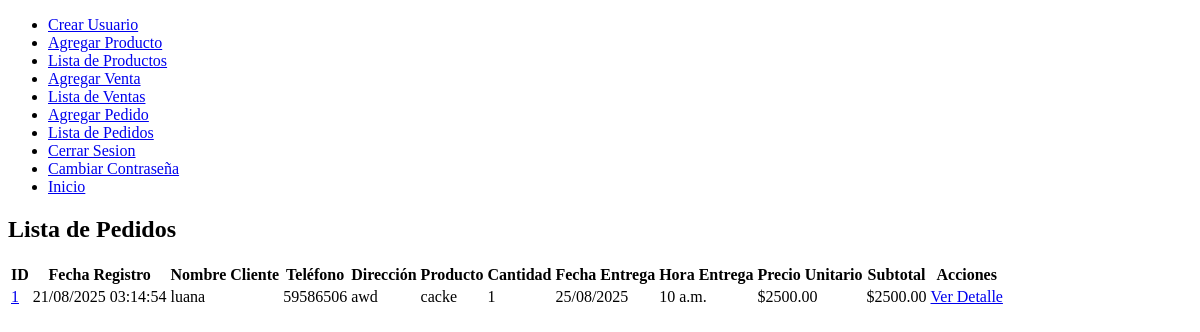
Before: /lista_pedidos/ (signed in) with the older database file.
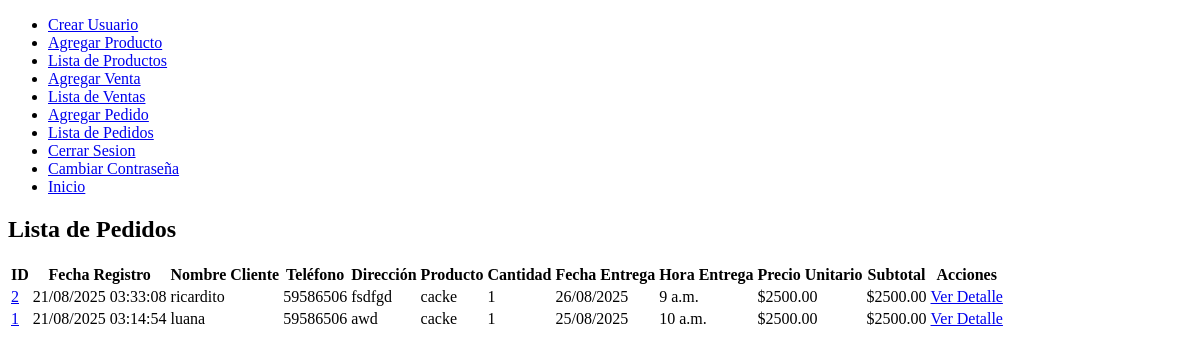
After: the same page with the newer database file.
### app/models.py (models this page shows, shortened)
class Pedido(models.Model):
    fecha = models.DateTimeField(auto_now_add=True)
    cliente_nombre = models.CharField(max_length=255)
    cliente_telefono = models.CharField(max_length=15)
    direccion = models.TextField()
    fecha_entrega = models.DateField()
    hora_entrega = models.TimeField()
    total = models.DecimalField(max_digits=10, decimal_places=2, default=0)
    productos = models.ManyToManyField(Producto, through='DetallePedido')

class DetallePedido(models.Model):
    pedido = models.ForeignKey(Pedido, on_delete=models.CASCADE)
    producto = models.ForeignKey(Producto, on_delete=models.CASCADE)
    cantidad = models.PositiveIntegerField()
    precio_unitario = models.DecimalField(max_digits=10, decimal_places=2)

class Producto(models.Model):
    nombre = models.CharField(max_length=255)
    descripcion = models.TextField()
    precio_venta = models.DecimalField(max_digits=10, decimal_places=2)
    cantidad_stock = models.PositiveIntegerField(default=0)
    categoria = models.CharField(max_length=100, null=True, blank=True)

### app/views.py (the view)
# urls.py: path('lista_pedidos/', views.lista_pedidos, name='lista_pedidos'),
@login_required
def lista_pedidos(request):
    pedidos = Pedido.objects.all().order_by('-fecha')
    pedidos_con_detalle = []
    for pedido in pedidos:
        detalles = []
        for detalle in pedido.detallepedido_set.all():
            detalles.append({
                'detalle': detalle,
                'total_producto': detalle.cantidad * detalle.precio_unitario
            })
        pedidos_con_detalle.append({
            'pedido': pedido,
            'detalles': detalles
        })
    return render(request, 'lista_pedidos.html', {
        'pedidos_con_detalle': pedidos_con_detalle
    })

### punto_de_venta/templates/lista_pedidos.html
{% extends "base.html" %}
{% block content %}
<h2>Lista de Pedidos</h2>
<table>
    <thead>
        <tr>
            <th>ID</th>
            <th>Fecha Registro</th>
            <th>Nombre Cliente</th>
            <th>Teléfono</th>
            <th>Dirección</th>
            <th>Producto</th>
            <th>Cantidad</th>
            <th>Fecha Entrega</th>
            <th>Hora Entrega</th>
            <th>Precio Unitario</th>
            <th>Subtotal</th>
            <th>Acciones</th>
        </tr>
    </thead>
    <tbody>
        {% for pedido_data in pedidos_con_detalle %}
    {% for item in pedido_data.detalles %}
    <tr>
        <td>
            <a href="{% url 'detalles_pedido' pedido_data.pedido.id %}">
                {{ pedido_data.pedido.id }}
            </a>
        </td>
        <td>{{ pedido_data.pedido.fecha|date:"d/m/Y H:i:s" }}</td>
        <td>{{ pedido_data.pedido.cliente_nombre }}</td>
        <td>{{ pedido_data.pedido.cliente_telefono }}</td>
        <td>{{ pedido_data.pedido.direccion }}</td>
        <td>{{ item.detalle.producto.nombre }}</td>
        <td>{{ item.detalle.cantidad }}</td>
        <td>{{ pedido_data.pedido.fecha_entrega|date:"d/m/Y" }}</td>
        <td>{{ pedido_data.pedido.hora_entrega }}</td>
        <td>${{ item.detalle.precio_unitario }}</td>
        <td>${{ item.total_producto }}</td>
        <td>
            <a href="{% url 'detalles_pedido' pedido_data.pedido.id %}">Ver Detalle</a>
        </td>
    </tr>
    {% endfor %}
{% empty %}
    <tr>
        <td colspan="12">No hay pedidos registrados.</td>
    </tr>
{% endfor %}
    </tbody>
</table>
{% endblock %}

### punto_de_venta/templates/base.html (shortened to what this page needs)
<!DOCTYPE html>
<html lang="es">
<head>
</head>
<body>
    <nav class="mmm">
        <div class="mmm-content">
            <ul class="mmm-list">
                {% if user.is_authenticated %}
                <li>
                    <a href="/crear_usuario">Crear Usuario</a>
                </li>
                <li>
                    <a href="/agregar_producto">Agregar Producto</a>
                </li>
                <li>
                    <a href="/lista_productos">Lista de Productos</a>
                </li>
                <li>
                    <a href="/agregar_venta">Agregar Venta</a>
                </li>
                <li>
                    <a href="/lista_ventas">Lista de Ventas</a>
                </li>
                <li>
                    <a href="/agregar_pedido">Agregar Pedido</a>
                </li>
                <li>
                    <a href="/lista_pedidos">Lista de Pedidos</a>
                </li>
                <li>
                    <a href="/logout">Cerrar Sesion</a>
                </li>
                <li>
                    <a href="{% url 'cambiar_password' %}">Cambiar Contraseña</a>
                </li>
                <li>
                    <a href="/inicio">Inicio</a>
                </li>
                {% endif %}
            </ul>
        </div>
    </nav>
    {% block content %}
    {% endblock %}
</body>
</html>

Changed rows visible on the page:
added Pedido: pedido.id "2", pedido.fecha "21/08/2025 03:33:08", pedido.cliente_nombre "ricardito", pedido.cliente_telefono "59586506", pedido.direccion "fsdfgd", pedido.fecha_entrega "26/08/2025", pedido.hora_entrega "9 a.m."
added DetallePedido: detalle.producto.nombre "cacke", detalle.cantidad "1", detalle.precio_unitario "2500.00", total_producto "2500.00"
